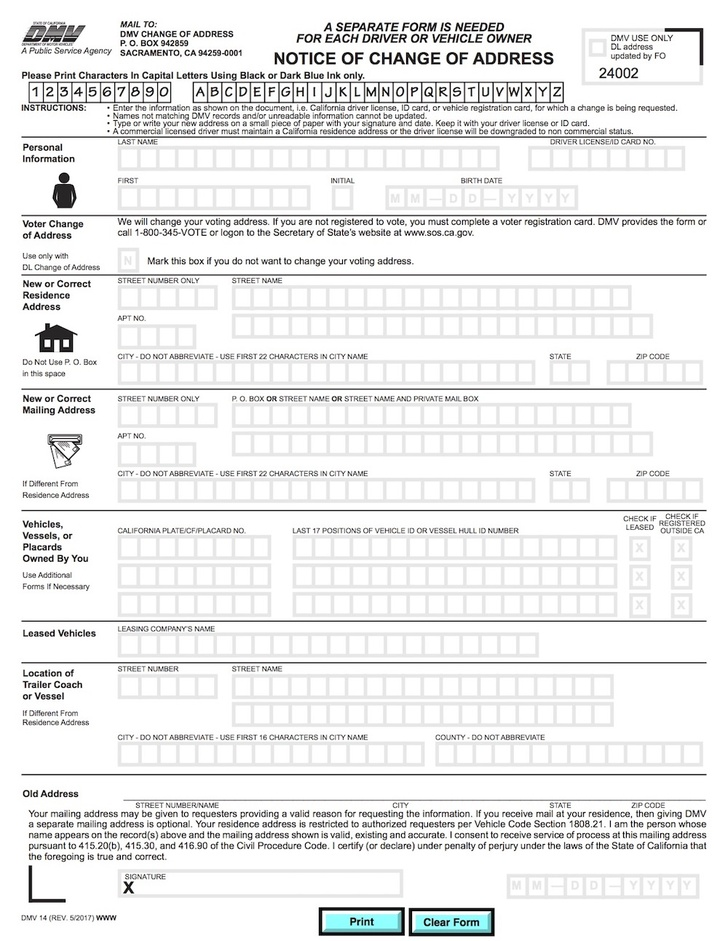
#> input picture form.jpg, 728 x 941 px, shrunk from 1000 x 1293 before the run
$ jupyter execute --allow-errors 12_04_Document_Alignment.ipynb
#> lines starting #> are read from the running program, lines starting #| are printed output that depends on the picture; long printed decimals are rounded
<h1 style="font-size:30px;">Image Warping and Homography</h1>

In this notebook, we are going to demonstrate how homography and image warping can be used to align a photo of a scanned form to template.

# 1. Geometric Transformations: Review of Theory

## 1.1 Homography
1. A **Homography** transforms a square to an arbitrary quadralateral.
2. Images of two planes are related by a **Homography**
3. We need a minimum of **4 corresponding points** to estimate a Homography

# 2. Implementation

[cell 1]
import cv2
import numpy as np
import matplotlib.pyplot as plt

## 2.1 Read and Display Images of Scanned Form and Template

[cell 2]
# Read reference image of the form.
img_form = 'form.jpg'
img_form = cv2.imread(img_form, cv2.IMREAD_COLOR)
#> img_form is the input picture: shape (941, 728, 3); mean B, G, R 237.2, 237.3, 237

# Read image of the scan form to be aligned.
img_scan = "scanned-form.jpg"
img_scan = cv2.imread(img_scan, cv2.IMREAD_COLOR);
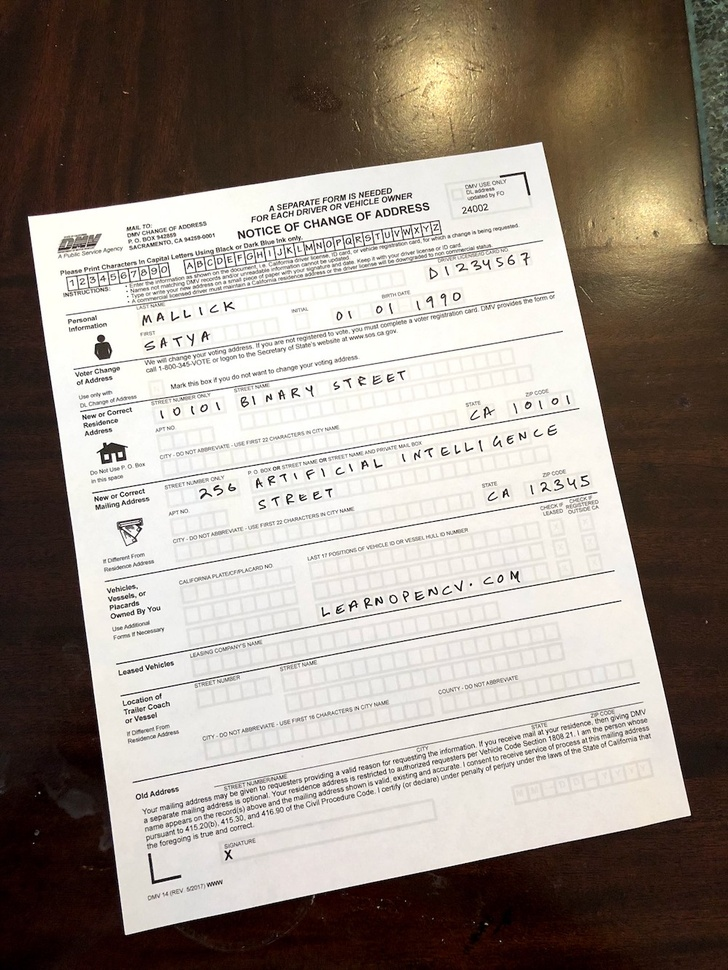
#> input picture scanned-form.jpg, 728 x 970 px, shrunk from 1000 x 1333 before the run
#> img_scan is the input picture: shape (970, 728, 3); mean B, G, R 135.9, 144.8, 154.5

[cell 3]
# Display the images.
plt.figure(figsize=[20, 10]);
plt.subplot(121); plt.axis('off'); plt.imshow(img_form[:, :, ::-1]); plt.title("Original Form")
plt.subplot(122); plt.axis('off'); plt.imshow(img_scan[:, :, ::-1]); plt.title("Scanned Form");

## 2.2 Find keypoints in Both Images

Think of keypoints as corner points that are stable under image transformations

[cell 4]
# Convert images to grayscale
img_form_gray = cv2.cvtColor(img_form, cv2.COLOR_BGR2GRAY)
img_scan_gray = cv2.cvtColor(img_scan, cv2.COLOR_BGR2GRAY)
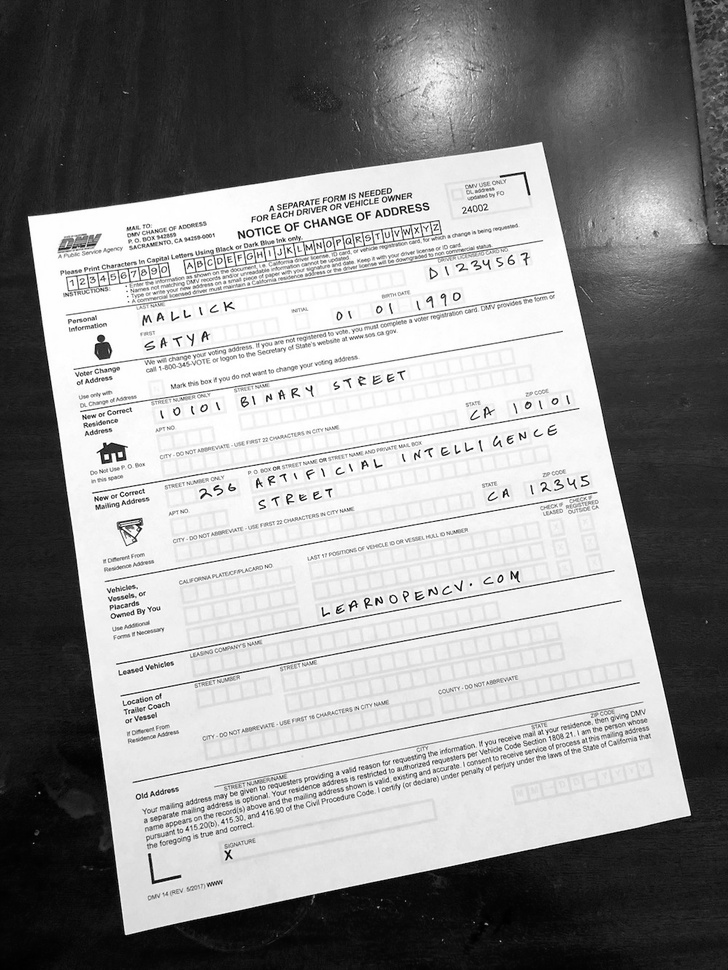
#> img_scan_gray: shape (970, 728); min 0, max 255, mean 146.7


# Detect ORB features and compute descriptors.
MAX_NUM_FEATURES = 500
orb = cv2.ORB_create(MAX_NUM_FEATURES)
keypoints1, descriptors1 = orb.detectAndCompute(img_form_gray, None)
#> keypoints1 = 500 keypoints; strongest (x, y, size): (360, 58, 31), (356, 53, 31), (292, 56, 37.2), (378, 61, 31)
keypoints2, descriptors2 = orb.detectAndCompute(img_scan_gray, None)
#> keypoints2 = 500 keypoints; strongest (x, y, size): (429, 590, 31), (582, 477, 31), (353, 601, 31), (285, 226, 31)

idx = 1
print ("keypoint angle: ", keypoints1[idx].angle)
#| keypoint angle:  256.296
print ("keypoint size:  ", keypoints1[idx].size)
#| keypoint size:   31.0
print ("keypoint x:     ", keypoints1[idx].pt[0])
#| keypoint x:      430.0
print ("keypoint y:     ", keypoints1[idx].pt[1])
#| keypoint y:      87.0
print ("")
print ("descriptor: ", descriptors1[idx])
#| descriptor:  [153 116 123 200  50 179  25  95  27 108 212 254  31 135 230 101  55 156
#|  151  60 227 182 165 214 210 233  33 236  62 140  33 245]
print ("")

# Display.
img_form_keypoints = cv2.drawKeypoints(img_form_gray, keypoints1, outImage=np.array([]), color=(255, 0, 0), flags=cv2.DRAW_MATCHES_FLAGS_DRAW_RICH_KEYPOINTS)
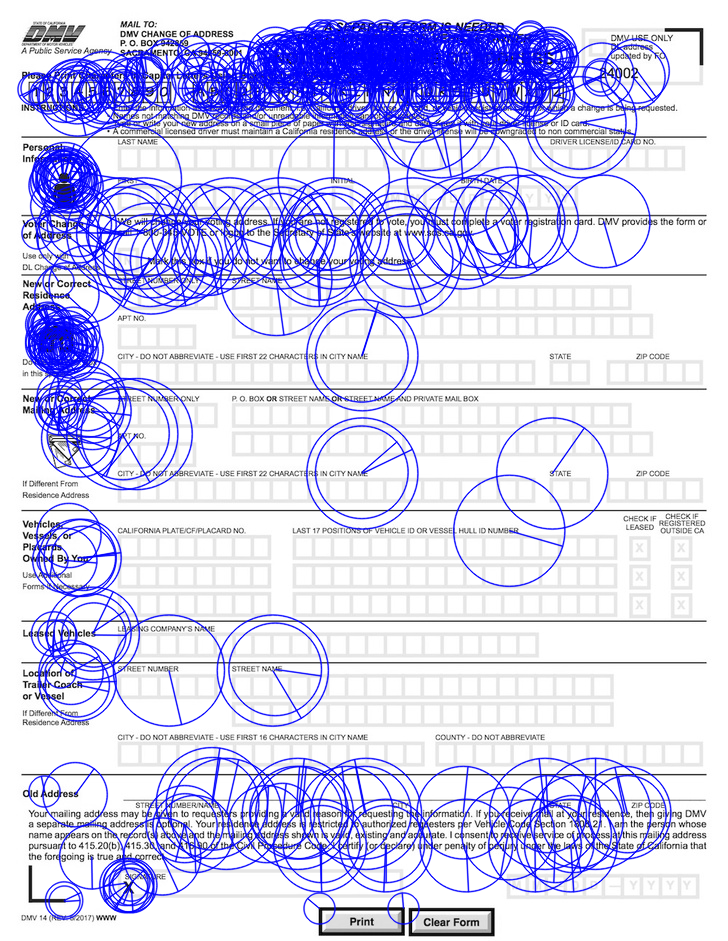
#> img_form_keypoints: shape (941, 728, 3); mean of channels 0, 1, 2 241.3, 209.4, 209.4; drawn as B, G, R
img_scan_keypoints = cv2.drawKeypoints(img_scan_gray, keypoints2, outImage=np.array([]), color=(255, 0, 0), flags=cv2.DRAW_MATCHES_FLAGS_DRAW_RICH_KEYPOINTS)
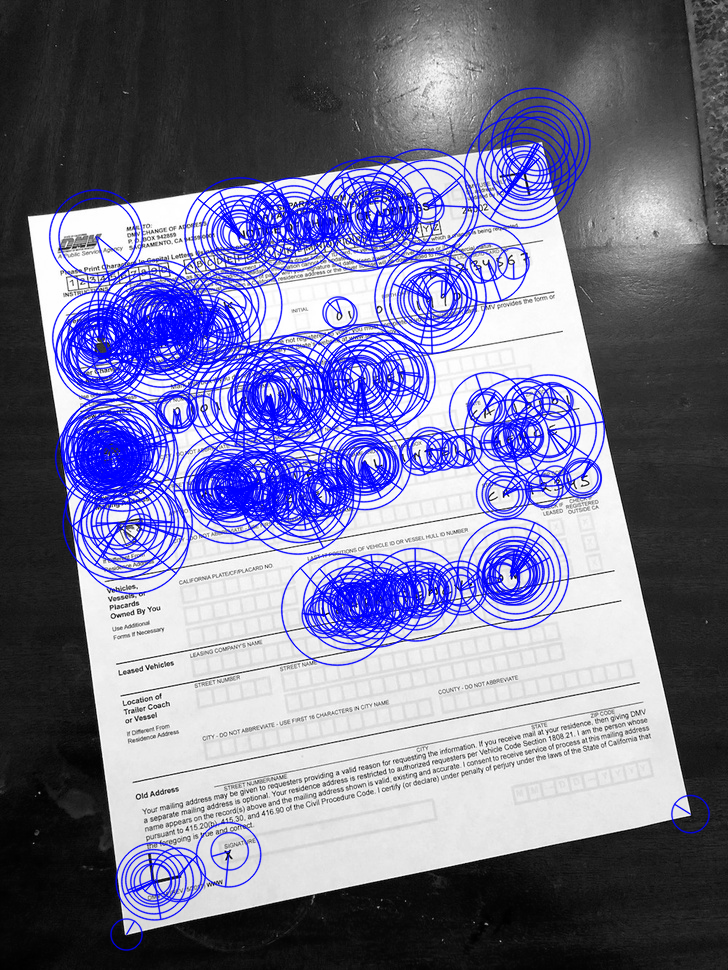
#> img_scan_keypoints: shape (970, 728, 3); mean of channels 0, 1, 2 150.5, 119.2, 119.2; drawn as B, G, R

[cell 5]
plt.figure(figsize=[20,10])
plt.subplot(121); plt.axis('off'); plt.imshow(img_form_keypoints); plt.title("Original Form")
plt.subplot(122); plt.axis('off'); plt.imshow(img_scan_keypoints); plt.title("Scanned Form");

## 2.3 Match keypoints in the Two Image

[cell 6]
# Match features.
matcher = cv2.DescriptorMatcher_create(cv2.DESCRIPTOR_MATCHER_BRUTEFORCE_HAMMING)
matches = matcher.match(descriptors1, descriptors2, None)
#> matches = 500 matches

# Sort matches by score.
#> (the rest of this cell did not finish here and is left out)

### <font style="color:rgb(50,120,230)">Plot two random descriptors</font>

[cell 7]
d1 = descriptors1[1]
#> d1 = 32 values, max 254 at index 11, min 25 at index 6, mean 138.8
d2 = descriptors2[1]
#> d2 = 32 values, max 254 at index 7, min 1 at index 8, mean 144.4
plt.plot(d1)
plt.plot(d2);
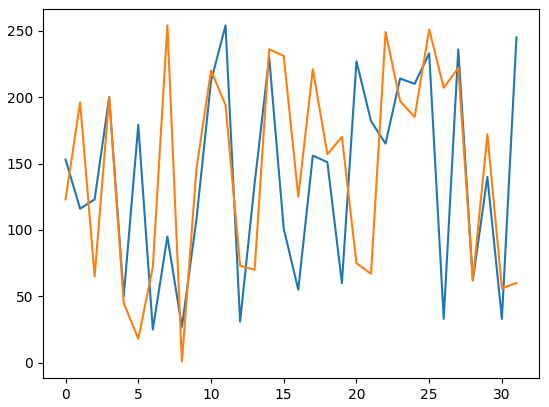
#> figure drawn by matplotlib, 1 panel; curve peaks at x = 11, y = 254; curve peaks at x = 7, y = 254

### <font style="color:rgb(50,120,230)">Plot the descriptors for the BEST match</font>

[cell 8]
idx = 0
d1 = descriptors1[matches[idx].queryIdx]
#> d1 = 32 values, max 233 at index 16, min 3 at index 12, mean 123.6
d2 = descriptors2[matches[idx].trainIdx]
#> d2 = 32 values, max 250 at index 23, min 0 at index 12, mean 138.5
plt.plot(d1)
plt.plot(d2);
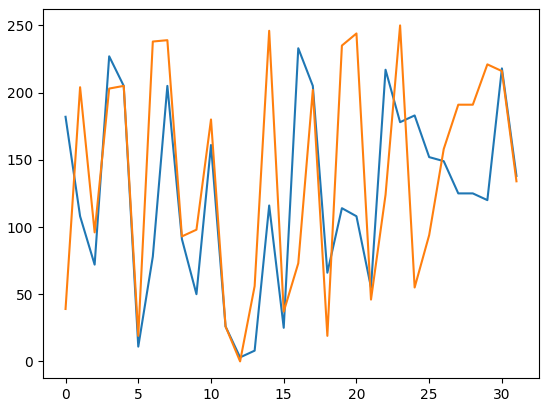
#> figure drawn by matplotlib, 1 panel; curve peaks at x = 16, y = 233; curve peaks at x = 23, y = 250

### <font style="color:rgb(50,120,230)">Plot the descriptors for the 2nd best match</font>

[cell 9]
idx = len(matches)-1
#> idx = 499
d1 = descriptors1[matches[idx].queryIdx]
#> d1 = 32 values, max 240 at index 29, min 2 at index 5, mean 119.2
d2 = descriptors2[matches[idx].trainIdx]
#> d2 = 32 values, max 253 at index 8, min 19 at index 0, mean 146.1
plt.plot(d1)
plt.plot(d2);
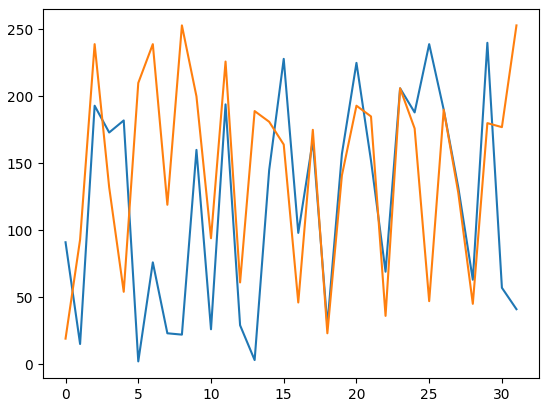
#> figure drawn by matplotlib, 1 panel; curve peaks at x = 29, y = 240; curve peaks at x = 8, y = 253

### <font style="color:rgb(50,120,230)">Draw the matches of the corresponding keypoints</font>

[cell 10]
# Draw top matches
im_matches = cv2.drawMatches(img_form_gray, keypoints1, img_scan_gray, keypoints2, matches, None)
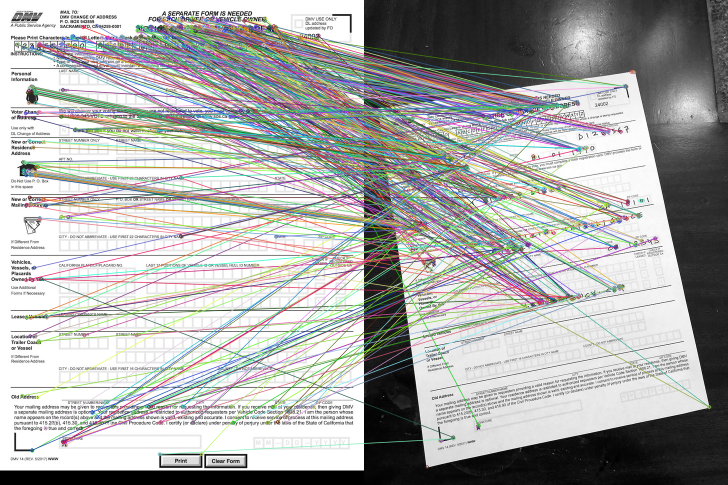
#> im_matches: shape (970, 1456, 3) (shown at 1/2 size); mean of channels 0, 1, 2 169.7, 171.3, 170.6; drawn as B, G, R

plt.figure(figsize=[40,10])
plt.imshow(im_matches); plt.axis('off'); plt.title("Original Form");

## 2.4 Find the Homography

[cell 11]
# Extract location of good matches
points1 = np.zeros((len(matches), 2), dtype=np.float32)
#> points1 = 500 pairs, first value 0 to 0, second value 0 to 0
points2 = np.zeros((len(matches), 2), dtype=np.float32)
#> points2 = 500 pairs, first value 0 to 0, second value 0 to 0

for i, match in enumerate(matches):
  points1[i, :] = keypoints1[match.queryIdx].pt
  points2[i, :] = keypoints2[match.trainIdx].pt
#> after the loop, points1 = 500 pairs, first value 33 to 636.6, second value 35 to 908; points2 = 500 pairs, first value 94.56 to 690, second value 172 to 877

# Find homography
h, mask = cv2.findHomography(points2, points1, cv2.RANSAC)
#> h = [[2.65, -0.322, -48.4], [1.87, 2.61, -763.8], [0.00444, 0.000767, 1]]; mask = 500 values, max 1 at index 112, min 0 at index 0, mean 0.068

### <font style="color:rgb(50,120,230)">Test the homography</font>

[cell 12]
idx = 10
print("Homography")
print(h)
#| [[ 2.65220356e+00 -3.22020974e-01 -4.83988127e+01]
#|  [ 1.87354702e+00  2.60902990e+00 -7.63825216e+02]
#|  [ 4.44054343e-03  7.67047795e-04  1.00000000e+00]]
print("")
print("Point-1 (template)")
print(points1[idx, :])
#| [90. 95.]
print("")
print("Point-2 (scan)")
print(points2[idx, :])
#| [361.901 214.9909 ]
print("")

print("Express point-2 (scan) in homogeneous coordinates")
p2_homo = np.append(points2[idx, :],1)
#> p2_homo = [361.9, 215, 1]
print(p2_homo)
#| [361.901 214.991   1.        ]
print("")

p1_homo = np.matmul(h,p2_homo.T)
#> p1_homo = [842.2, 475.1, 2.77]
print("p1_homo = H * p2_homo")
print(p1_homo)
#| [842.206  475.132   2.772]
print("")
print("Normalized p1_homo (template)")
print (p1_homo/p1_homo[2])
#| [303.832 171.407   1.        ]

## 2.5 Warp the Scaned Form

[cell 13]
# Use homography to warp image
height, width, channels = img_form.shape
#> height = 941; width = 728; channels = 3
img_scan_reg = cv2.warpPerspective(img_scan, h, (width, height))
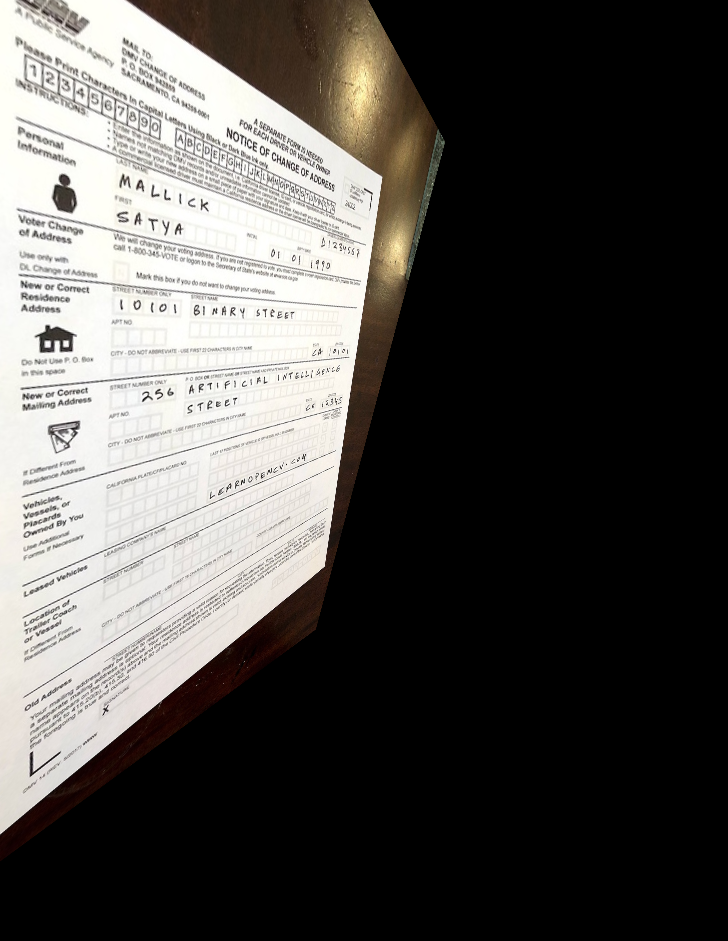
#> img_scan_reg: shape (941, 728, 3); mean B, G, R 76.5, 79.3, 81.5

# Display results
plt.figure(figsize=[20,10]);
plt.subplot(121); plt.imshow(img_form); plt.axis('off'); plt.title("Original Form")
plt.subplot(122); plt.imshow(img_scan_reg); plt.axis('off'); plt.title("Scanned Form");
#> figure, not shown here; B, G, R data is drawn as R, G, B
